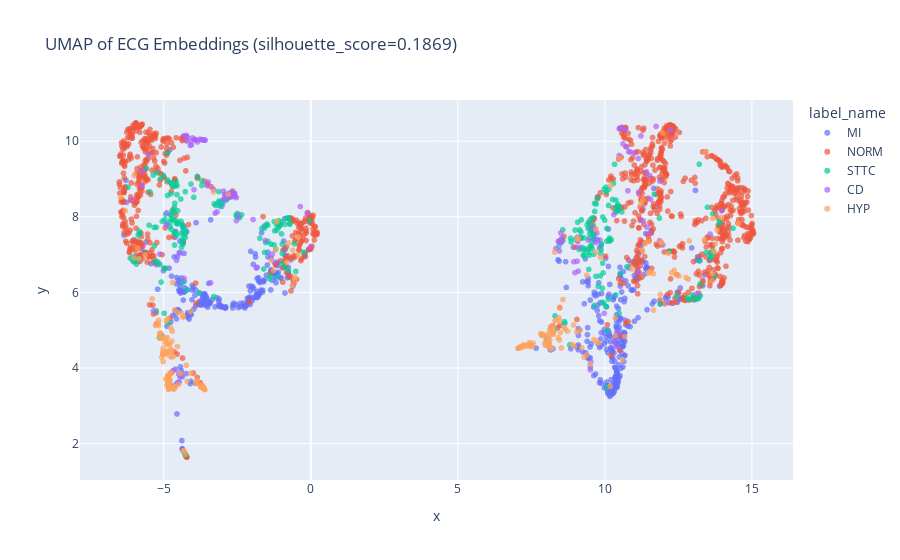

The notebook cell saved with this chart:
### Markdown cell above
### MLP - (ecg_emb + text_emb) -> 512 -> 256 -> 5

### Code cell
generate_umap_plot(*extract_embeddings_ecg_text(load_ecg_encoder(
    model_checkpoint_path="/home/giovanidl/doutorado/prelim/checkpoints/ecgllm/",
    model_checkpoint_name="MLP512_256_Epoch_21_20260128_185343.pt"
    ), val_loader_robust_text), save_path="umap_ecg.html")

### Figure 1 — Plotly figure (JSON) as saved in the notebook; plotly's stock layout.template omitted (floating-point values rounded to 4 significant figures; data arrays with more than 128 entries replaced by an {"elided": "..."} marker saying what was removed)
{"data": [{"hovertemplate": "label_name=MI<br>x=%{x}<br>y=%{y}<extra></extra>", "legendgroup": "MI", "marker": {"color": "#636efa", "opacity": 0.7, "symbol": "circle"}, "mode": "markers", "name": "MI", "showlegend": true, "type": "scattergl", "x": {"elided": "535 float values"}, "xaxis": "x", "y": {"elided": "535 float values"}, "yaxis": "y"}, {"hovertemplate": "label_name=NORM<br>x=%{x}<br>y=%{y}<extra></extra>", "legendgroup": "NORM", "marker": {"color": "#EF553B", "opacity": 0.7, "symbol": "circle"}, "mode": "markers", "name": "NORM", "showlegend": true, "type": "scattergl", "x": {"elided": "995 float values"}, "xaxis": "x", "y": {"elided": "995 float values"}, "yaxis": "y"}, {"hovertemplate": "label_name=STTC<br>x=%{x}<br>y=%{y}<extra></extra>", "legendgroup": "STTC", "marker": {"color": "#00cc96", "opacity": 0.7, "symbol": "circle"}, "mode": "markers", "name": "STTC", "showlegend": true, "type": "scattergl", "x": {"elided": "287 float values"}, "xaxis": "x", "y": {"elided": "287 float values"}, "yaxis": "y"}, {"hovertemplate": "label_name=CD<br>x=%{x}<br>y=%{y}<extra></extra>", "legendgroup": "CD", "marker": {"color": "#ab63fa", "opacity": 0.7, "symbol": "circle"}, "mode": "markers", "name": "CD", "showlegend": true, "type": "scattergl", "x": {"elided": "129 float values"}, "xaxis": "x", "y": {"elided": "129 float values"}, "yaxis": "y"}, {"hovertemplate": "label_name=HYP<br>x=%{x}<br>y=%{y}<extra></extra>", "legendgroup": "HYP", "marker": {"color": "#FFA15A", "opacity": 0.7, "symbol": "circle"}, "mode": "markers", "name": "HYP", "showlegend": true, "type": "scattergl", "x": {"elided": "237 float values"}, "xaxis": "x", "y": {"elided": "237 float values"}, "yaxis": "y"}], "layout": {"legend": {"title": {"text": "label_name"}, "tracegroupgap": 0}, "title": {"text": "UMAP of ECG Embeddings (silhouette_score=0.1869)"}, "xaxis": {"anchor": "y", "domain": [0, 1], "title": {"text": "x"}}, "yaxis": {"anchor": "x", "domain": [0, 1], "title": {"text": "y"}}}}
